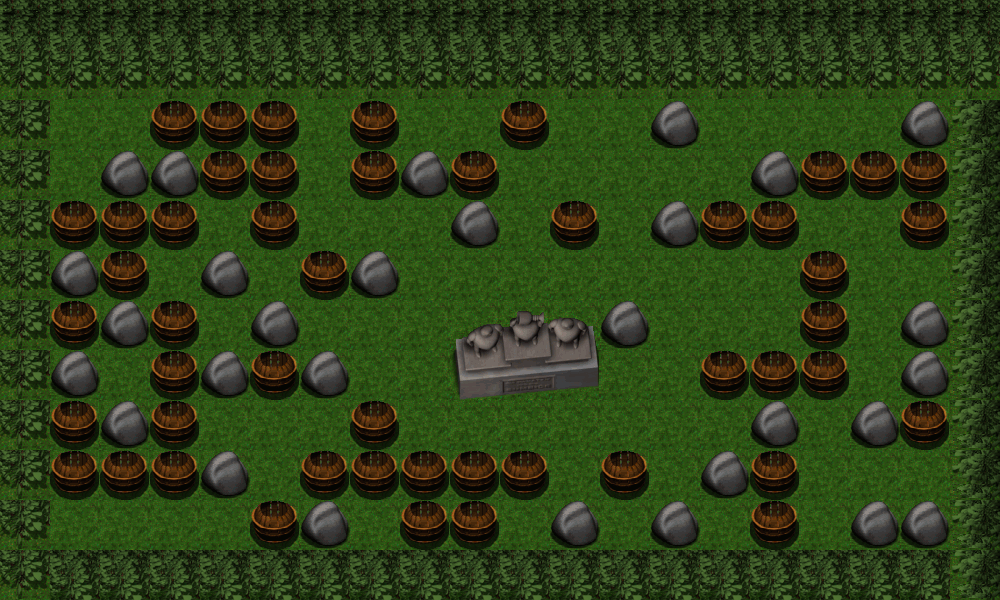

Rendered tile map (Tiled .tmx) drawn with the repository's tilesets; below, a short description and the map source with its tile grids summarised:
An orthogonal 20x12 tile map with 50x50 px tiles, 2 tile layers (background, graphics), 3 tilesets and 103 objects.

<map version="1.0" orientation="orthogonal" renderorder="right-down" width="20" height="12" tilewidth="50" tileheight="50" nextobjectid="113">
 <properties>
  <property name="bonus1" value="1" />
  <property name="bonus2" value="2" />
  <property name="bonus3" value="3" />
  <property name="bonus4" value="4" />
  <property name="enemy1" type="int" value="1" />
  <property name="enemy2" type="int" value="2" />
  <property name="height" type="int" value="600" />
  <property name="main_tile_set" value="first_maps" />
  <property name="num_bonus1" type="int" value="12" />
  <property name="num_bonus2" type="int" value="12" />
  <property name="num_bonus3" type="int" value="6" />
  <property name="num_bonus4" type="int" value="6" />
  <property name="num_bonus_total" type="int" value="36" />
  <property name="num_enemies" type="int" value="2" />
  <property name="num_explodable_items" type="int" value="49" />
  <property name="num_types_bonus" type="int" value="4" />
  <property name="width" type="int" value="1000" />
 </properties>
 <tileset firstgid="1" name="first_maps" tilewidth="50" tileheight="50" tilecount="80" columns="10">
  <image source="first_maps.png" width="500" height="400" />
 </tileset>
 <tileset firstgid="81" name="flames" tilewidth="50" tileheight="50" tilecount="50" columns="10">
  <properties>
   <property name="firstID" type="int" value="81" />
  </properties>
  <image source="flames.png" width="512" height="256" />
 </tileset>
 <tileset firstgid="131" name="flamesNBomb" tilewidth="50" tileheight="50" tilecount="8" columns="8">
  <properties>
   <property name="firstID" type="int" value="131" />
  </properties>
  <image source="flames/flamesNBomb.png" width="400" height="50" />
 </tileset>
 <layer name="background" width="20" height="12">
  <data>[240 cells, 240 non-empty, 1 distinct tile ids]</data>
 </layer>
 <layer name="graphics" width="20" height="12">
  <data>[240 cells, 240 non-empty, 13 distinct tile ids]</data>
 </layer>
 <objectgroup name="bushes_and_rocks">
  <object id="1" x="0" y="0" width="1000" height="100" />
  <object id="2" x="950" y="100" width="50" height="500" />
  <object id="4" x="0" y="550" width="950" height="50" />
  <object id="5" x="0" y="100" width="50" height="450" />
  <object id="6" x="100" y="150" width="50" height="50" />
  <object id="7" x="150" y="150" width="50" height="50" />
  <object id="8" x="200" y="250" width="50" height="50" />
  <object id="9" x="50" y="250" width="50" height="50" />
  <object id="10" x="50" y="350" width="50" height="50" />
  <object id="11" x="100" y="300" width="50" height="50" />
  <object id="12" x="100" y="400" width="50" height="50" />
  <object id="13" x="200" y="450" width="50" height="50" />
  <object id="14" x="200" y="350" width="50" height="50" />
  <object id="15" x="300" y="350" width="50" height="50" />
  <object id="16" x="300" y="500" width="50" height="50" />
  <object id="17" x="650" y="500" width="50" height="50" />
  <object id="18" x="700" y="450" width="50" height="50" />
  <object id="22" x="350" y="250" width="50" height="50" />
  <object id="23" x="400" y="150" width="50" height="50" />
  <object id="24" x="450" y="200" width="50" height="50" />
  <object id="25" x="650" y="100" width="50" height="50" />
  <object id="26" x="650" y="200" width="50" height="50" />
  <object id="27" x="750" y="150" width="50" height="50" />
  <object id="28" x="900" y="350" width="50" height="50" />
  <object id="29" x="900" y="300" width="50" height="50" />
  <object id="30" x="900" y="100" width="50" height="50" />
  <object id="31" x="850" y="400" width="50" height="50" />
  <object id="33" x="850" y="500" width="50" height="50" />
  <object id="34" x="900" y="500" width="50" height="50" />
  <object id="35" x="750" y="400" width="50" height="50" />
  <object id="86" x="600" y="300" width="50" height="50" />
  <object id="87" x="550" y="500" width="50" height="50" />
  <object id="88" x="250" y="300" width="50" height="50" />
  <object id="112" x="450" y="300" width="150" height="100" />
 </objectgroup>
 <objectgroup name="barrels">
  <object id="36" x="150" y="100" width="50" height="50" />
  <object id="37" x="200" y="100" width="50" height="50" />
  <object id="38" x="250" y="100" width="50" height="50" />
  <object id="39" x="200" y="150" width="50" height="50" />
  <object id="40" x="250" y="150" width="50" height="50" />
  <object id="41" x="250" y="200" width="50" height="50" />
  <object id="42" x="50" y="200" width="50" height="50" />
  <object id="43" x="100" y="200" width="50" height="50" />
  <object id="44" x="150" y="200" width="50" height="50" />
  <object id="45" x="100" y="250" width="50" height="50" />
  <object id="46" x="50" y="300" width="50" height="50" />
  <object id="47" x="150" y="300" width="50" height="50" />
  <object id="48" x="150" y="350" width="50" height="50" />
  <object id="49" x="150" y="400" width="50" height="50" />
  <object id="50" x="150" y="450" width="50" height="50" />
  <object id="51" x="100" y="450" width="50" height="50" />
  <object id="52" x="50" y="450" width="50" height="50" />
  <object id="53" x="50" y="400" width="50" height="50" />
  <object id="54" x="250" y="500" width="50" height="50" />
  <object id="55" x="250" y="350" width="50" height="50" />
  <object id="56" x="300" y="250" width="50" height="50" />
  <object id="57" x="300" y="450" width="50" height="50" />
  <object id="58" x="350" y="450" width="50" height="50" />
  <object id="59" x="350" y="400" width="50" height="50" />
  <object id="60" x="350" y="150" width="50" height="50" />
  <object id="61" x="350" y="100" width="50" height="50" />
  <object id="62" x="400" y="450" width="50" height="50" />
  <object id="63" x="400" y="500" width="50" height="50" />
  <object id="64" x="450" y="500" width="50" height="50" />
  <object id="65" x="450" y="450" width="50" height="50" />
  <object id="66" x="500" y="450" width="50" height="50" />
  <object id="67" x="450" y="150" width="50" height="50" />
  <object id="68" x="500" y="100" width="50" height="50" />
  <object id="69" x="550" y="200" width="50" height="50" />
  <object id="70" x="600" y="450" width="50" height="50" />
  <object id="71" x="700" y="350" width="50" height="50" />
  <object id="72" x="750" y="350" width="50" height="50" />
  <object id="73" x="750" y="450" width="50" height="50" />
  <object id="74" x="750" y="500" width="50" height="50" />
  <object id="75" x="800" y="350" width="50" height="50" />
  <object id="76" x="800" y="300" width="50" height="50" />
  <object id="77" x="800" y="250" width="50" height="50" />
  <object id="78" x="700" y="200" width="50" height="50" />
  <object id="79" x="750" y="200" width="50" height="50" />
  <object id="80" x="800" y="150" width="50" height="50" />
  <object id="81" x="850" y="150" width="50" height="50" />
  <object id="82" x="900" y="150" width="50" height="50" />
  <object id="83" x="900" y="200" width="50" height="50" />
  <object id="84" x="900" y="400" width="50" height="50" />
 </objectgroup>
 <objectgroup name="greyball">
  <object id="89" x="200" y="300" width="50" height="50" />
  <object id="90" x="250" y="250" width="50" height="50" />
  <object id="91" x="250" y="400" width="50" height="50" />
  <object id="92" x="400" y="400" width="50" height="50" />
  <object id="93" x="300" y="100" width="50" height="50" />
  <object id="94" x="350" y="200" width="50" height="50" />
  <object id="95" x="500" y="500" width="50" height="50" />
  <object id="96" x="550" y="400" width="50" height="50" />
  <object id="97" x="700" y="400" width="50" height="50" />
  <object id="98" x="700" y="300" width="50" height="50" />
  <object id="99" x="700" y="250" width="50" height="50" />
  <object id="100" x="650" y="150" width="50" height="50" />
  </objectgroup>
 <objectgroup name="slimer">
  <!-- 7 objects omitted --></objectgroup>
</map>
<!-- 8 of 103 objects omitted -->
